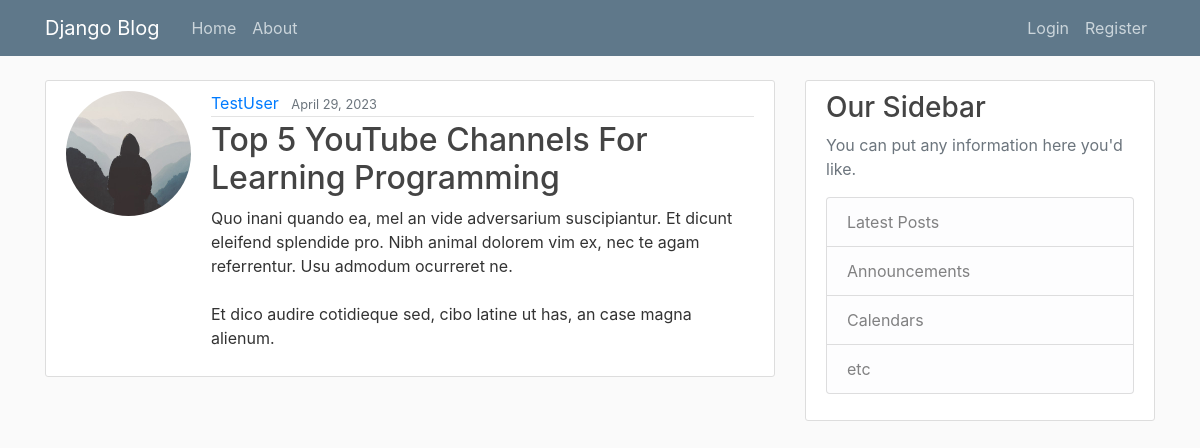
The page /post/78/ on the database its author committed.
### blog1/models.py (models this page shows, shortened)
class Post(models.Model):
    title = models.CharField(max_length=100, null=False, blank=False)
    content = RichTextField(blank=True)
    date_posted = models.DateTimeField(default=timezone.now)
    modified = models.DateTimeField(auto_now=True)
    author = models.ForeignKey(User, on_delete=models.CASCADE)
    tags = TaggableManager()

### users/models.py (models this page shows, shortened)
class Profile(models.Model):
    user = models.OneToOneField(User, on_delete=models.CASCADE)
    image = models.ImageField(default='default.jpg', upload_to='profile_pics')

### blog1/views.py (the view)
# urls.py: path('post/<int:pk>/', views.PostDetailView.as_view(), name='post-detail'),
class PostDetailView(DetailView):
    model = Post

### blog1/templates/blog1/post_detail.html (shortened to what this page needs)
{% extends "blog1/base.html" %}
{% block content%}
	<article class="media content-section">
	  <img class="rounded-circle account-img" src=" {{ object.author.profile.image.url }} ">
	  <div class="media-body">
	    <div class="article-metadata">
	      <a class="mr-2" href="{% url 'user-posts' object.author.username %}">{{ object.author }}</a>
	      <small class="text-muted">{{ object.date_posted |date:"F d, Y" }}</small>
	    </div>
	    <h2 class="article-title">{{ object.title }}</h2>
	    <p class="article-content">{{ object.content|safe }}</p>
	  </div>
	</article>
{% endblock content %}

### blog1/static/blog1/main.css (style rules this page uses)
body { background: #fafafa; color: #333333; margin-top: 5rem; }
h1, h2, h3, h4, h5, h6 { color: #444444; }
.content-section { background: #ffffff; padding: 10px 20px; border: 1px solid #dddddd; border-radius: 3px; margin-bottom: 20px; }
.article-title { color: #444444; }
.article-content { white-space: pre-line; }
.article-metadata { padding-bottom: 1px; margin-bottom: 4px; border-bottom: 1px solid #e3e3e3 }
.account-img { height: 125px; width: 125px; margin-right: 20px; margin-bottom: 16px; }

### rows shown on the page
Post: author.profile.image (placeholder picture), author "TestUser", date_posted "April 29, 2023", title "Top 5 YouTube Channels For Learning Programming", content "Quo inani quando ea, mel an vide adversarium suscipiantur. Et dicunt eleifend splendide pro. Nibh animal dolorem vim ex, nec te agam referrentur. Usu admodum ocurreret ne. Et dico audire cotidieque sed, cibo latine ut has, an case magna alienum."
